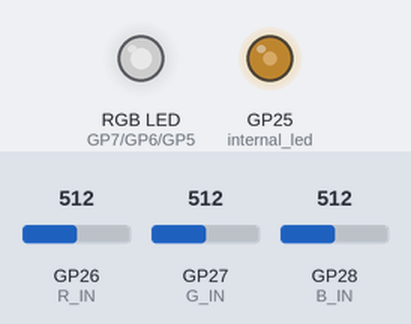
Bench run of a program on a simulated Raspberry Pi Pico. Parts: an RGB LED mixed from three pins (HIGH = lit), output pins drawn as LEDs (lit = HIGH). Dashed ring = blinking. The inputs (shaded band) are chosen by the test bench; at power-on: GP26 (R_IN) = 512, GP27 (G_IN) = 512, GP28 (B_IN) = 512. Dim RGB values are drawn brighter than linear; what the program prints to the serial monitor is not drawn.

Above: at 1.2 s.
1.3 s: GP26 (R_IN) set to 484
At 3.19 s:
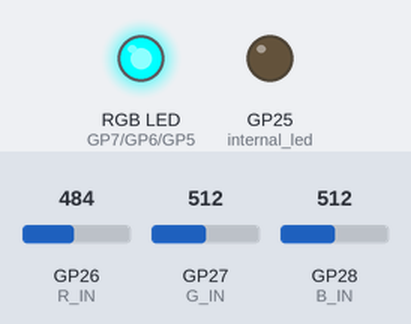
4.3 s: GP27 (G_IN) set to 490
7.3 s: GP28 (B_IN) set to 306
10.3 s: GP27 (G_IN) set to 514
At 10.55 s:
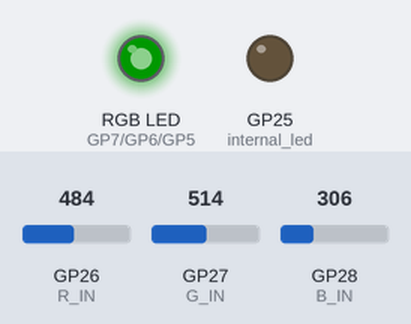
13.3 s: GP26 (R_IN) set to 510
At 13.58 s:
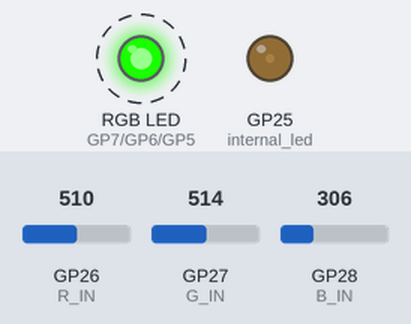
16.3 s: GP28 (B_IN) set to 493
19.3 s: GP28 (B_IN) set to 518
At 19.63 s:
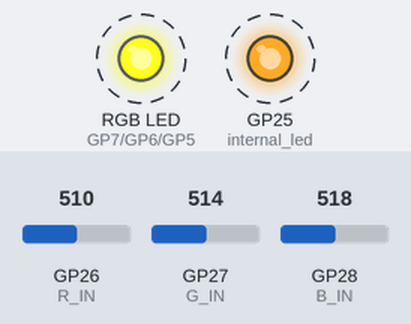
Timing chart, 0 to 23.3 s (numbered marks = the images above; inputs shaded):
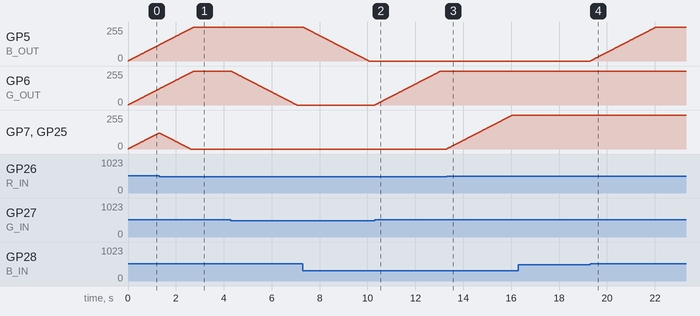

The program:

main.cpp
```cpp
#include <Arduino.h>

#define R_IN 26
#define G_IN 27
#define B_IN 28

#define R_OUT 7
#define G_OUT 6
#define B_OUT 5

int r = 0;
int g = 0;
int b = 0;

void setup() {
  // put your setup code here, to run once:
  pinMode(R_OUT, OUTPUT);
  pinMode(G_OUT, OUTPUT);
  pinMode(B_OUT, OUTPUT);
  pinMode(R_IN, INPUT_PULLDOWN);
  pinMode(G_IN, INPUT_PULLDOWN);
  pinMode(B_IN, INPUT_PULLDOWN);
  pinMode(25, OUTPUT); // internal led
  Serial.begin(115200);
}

void loop() {
  /*if(digitalRead(B_IN) == LOW && digitalRead(R_IN) == LOW && digitalRead(G_IN) == LOW){
    digitalWrite(R_OUT, LOW);
    digitalWrite(G_OUT, LOW);
    digitalWrite(B_OUT, LOW);
    sleep_ms(1000);

  }*/
  if(analogRead(R_IN) > 500 && r != 255){r++;}
  else if(r != 0){r--;}
  if(analogRead(G_IN) > 500 && g != 255){g++;}
  else if(g != 0){g--;}
  if(analogRead(B_IN) > 500 && b != 255){b++;}
  else if(b != 0){b--;}

  /*if(digitalRead(R_IN) && r != 255){r=255;}
  else if(digitalRead(R_IN) == LOW && r != 0){r=0;}
  if(digitalRead(G_IN) && r != 255){g=255;}
  else if(digitalRead(G_IN) == LOW && g != 0){g=0;}
  if(digitalRead(B_IN) && r != 255){b=255;}
  else if(digitalRead(B_IN) == LOW && b != 0){b=0;}*/


  analogWrite(R_OUT, r);
  analogWrite(25, r);
  analogWrite(G_OUT, g);
  analogWrite(B_OUT, b);
  /*Serial.println(r);
  Serial.println(g);
  Serial.println(b);*/

  Serial.println(analogRead(R_IN));
  Serial.println(analogRead(G_IN));
  Serial.println(analogRead(B_IN));

  Serial.println("");
  delay(10);
}
```

Measured:
- the behaviour switches between 501 and 500 on GP26 (R_IN) (found by bisection; images 0 and 1)
- the behaviour switches between 500 and 501 on GP28 (B_IN) (found by bisection; images 3 and 4)
